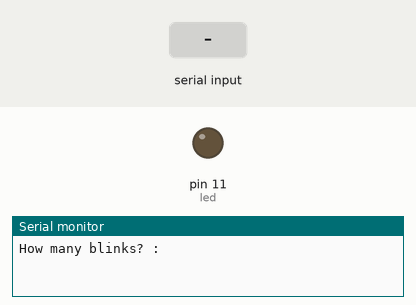
Bench run of a sketch on a simulated Arduino Uno, built with avr-gcc and run on an emulated ATmega328P. On the bench: output pins drawn as LEDs (lit = HIGH), the last lines printed to the serial monitor. Dashed ring = blinking. The test bench sets the inputs (shaded band).

Above: at 1.2 s.
1.3 s: "5\n" received over Serial
At 1.51 s:
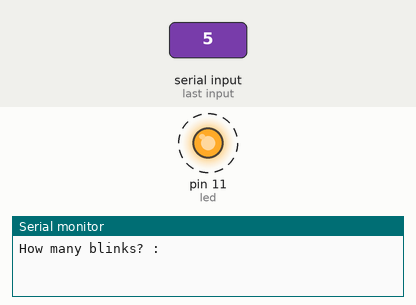
4.3 s: "90,45\n" received over Serial
At 4.51 s:
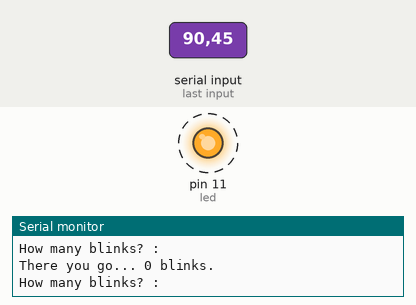
Timing chart, 0 to 13.3 s (numbered marks = the images above; inputs shaded):
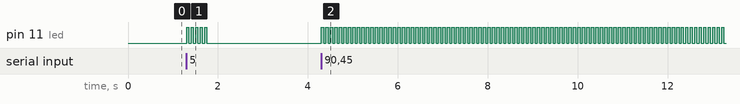

Measured:
- after the input at 1.3 s, pin 11 (led): alternates HIGH for 0.05 s and LOW for 0.05 s, 10 changes in all, then stays LOW, starting at once
- after the input at 4.3 s, pin 11 (led): alternates HIGH for 0.05 s and LOW for 0.05 s, starting at once

The sketch:

blinker.ino
```cpp
int num;
String msg1="How many blinks? : ";
String msg2="with what time interval? :";
String msg3="There you go... ";
String msg4=" blinks.";

int j;

int led=11;
int wt=50;

void setup() {
  Serial.begin(9600);
  pinMode(led,OUTPUT);
}

void loop() {
  Serial.println(msg1);
    while(Serial.available()==0){
  }
  num=Serial.parseInt();
  j=1;
  while(j<=num){
    digitalWrite(led,HIGH);
    delay(wt);
    digitalWrite(led,LOW);
    delay(wt);
    j=j+1;
  }

  Serial.print(msg3);
  Serial.print(num);
  Serial.println(msg4);
}
```
